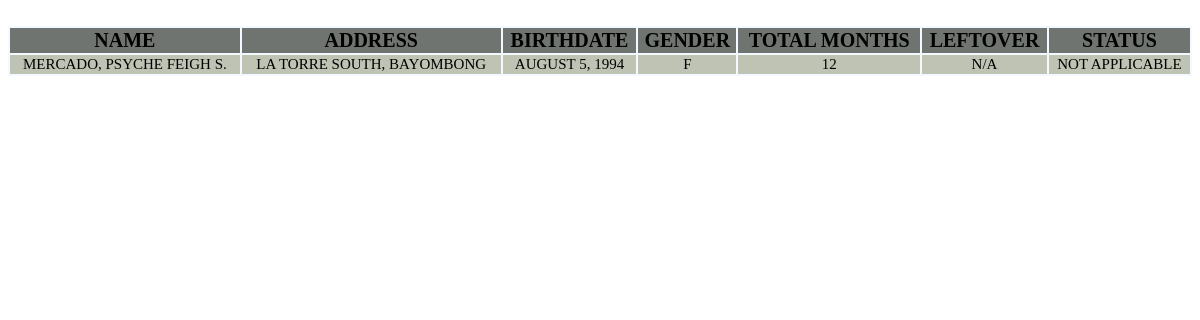
The page /htdocs/GIP/backend-search.php?term=MERCADO, PSYCHE FEIGH S. on the database its author committed.
### tables this page shows
CREATE TABLE `gip_table` (
  `personal_id` int(255) NOT NULL,
  `name` varchar(255) DEFAULT NULL,
  `address` varchar(255) DEFAULT NULL,
  `birth_date` varchar(255) DEFAULT NULL,
  `gender` varchar(255) DEFAULT NULL,
  `office` varchar(255) DEFAULT NULL,
  `contract_number` varchar(255) DEFAULT NULL,
  `start_date` varchar(255) DEFAULT NULL,
  `end_date` varchar(255) DEFAULT NULL,
  `rendered` varchar(255) DEFAULT NULL,
  `total` varchar(255) DEFAULT NULL,
  `leftover` varchar(255) DEFAULT NULL,
  `status` varchar(255) DEFAULT NULL
);

### htdocs/GIP/backend-search.php (the view, shortened to what this page needs)
<!DOCTYPE html>
<html lang="en">
    <head>
        <link rel="stylesheet" href="css/gip.css">
    </head>
    <body>
        <br>
        <div class="container-display">
                <table class="table-display" style="font-size:20px;">
                    <thead class="table-head">
                        <tr>
                            <th>Name</th>
                            <th>Address</th>
                            <th>Birthdate</th>
                            <th>Gender</th>
                            <th>Total Months</th>
                            <th>Leftover</th>
                            <th>Status</th>
                        </tr>
                    <thead>
                    <tbody>
                        <?php
                        $link = mysqli_connect("localhost", "root", "", "gip_database");
                        $searchTerm = $_REQUEST["term"];
                        $sql = "SELECT * FROM gip_table WHERE name LIKE ? OR address LIKE ?";
                        if ($stmt = mysqli_prepare($link, $sql)) {
                        $param_term = "%" . $searchTerm . "%";
                        mysqli_stmt_bind_param($stmt, "ss", $param_term, $param_term);
                        if (mysqli_stmt_execute($stmt)) {
                         $result = mysqli_stmt_get_result($stmt);
                        if (mysqli_num_rows($result) > 0) {
                        while ($row = mysqli_fetch_array($result, MYSQLI_ASSOC)) {
                                            ?>
                        <tr class="table-body" style="font-size:15px;">
                        <td>
                        <a style="color: black; text-decoration: none;" href="gipedit.php?personal_id=<?php echo $row['personal_id']; ?>"><?php echo $row['name']; ?></a>
                        </td>
                        <td><?php echo $row["address"]; ?></td>
                        <td><?php echo $row["birth_date"]; ?></td>
                        <td><?php echo $row["gender"]; ?></td>
                        <td><?php echo $row["total"]; ?></td>
                        <td><?php echo $row["leftover"]; ?></td>
                        <td><?php echo $row["status"]; ?></td>
                        </tr>
                    </tbody>
                        <?php
                        }
                    } else{
                        echo "<p style='font-family: genshin';>No matches found</p>";?>
                        <a type="submit" style="font-family:genshin; padding-bottom: 50px;" href="gipadd.php">&#43; ADD</a>
                    </div>
                    <?php
                    }
                } else{
                    echo "ERROR: Could not able to execute $sql. " . mysqli_error($link);
                }
            }
                        ?>
                </table>
    </div>
    </body>
</html>

### htdocs/GIP/css/gip.css (style rules this page uses)
.container-display { width: 100%; height: 100%; background-color: rgba(240, 248, 255, 0.831); }
.container-display .table-display { font-family: genshin; text-align: center; text-transform: uppercase; width: 100%; height: 100%; }
.container-display .table-display .table-head { background-color: rgb(111, 116, 112); width: 100%; height: 100%; }
.container-display .table-display .table-body { background-color: rgb(190, 195, 180); width: 100%; height: 100%; }

### rows shown on the page
gip_table: name "MERCADO, PSYCHE FEIGH S.", address "LA TORRE SOUTH, BAYOMBONG", birth_date "AUGUST 5, 1994", gender "F", total "12", leftover "N/A", status "NOT APPLICABLE"
